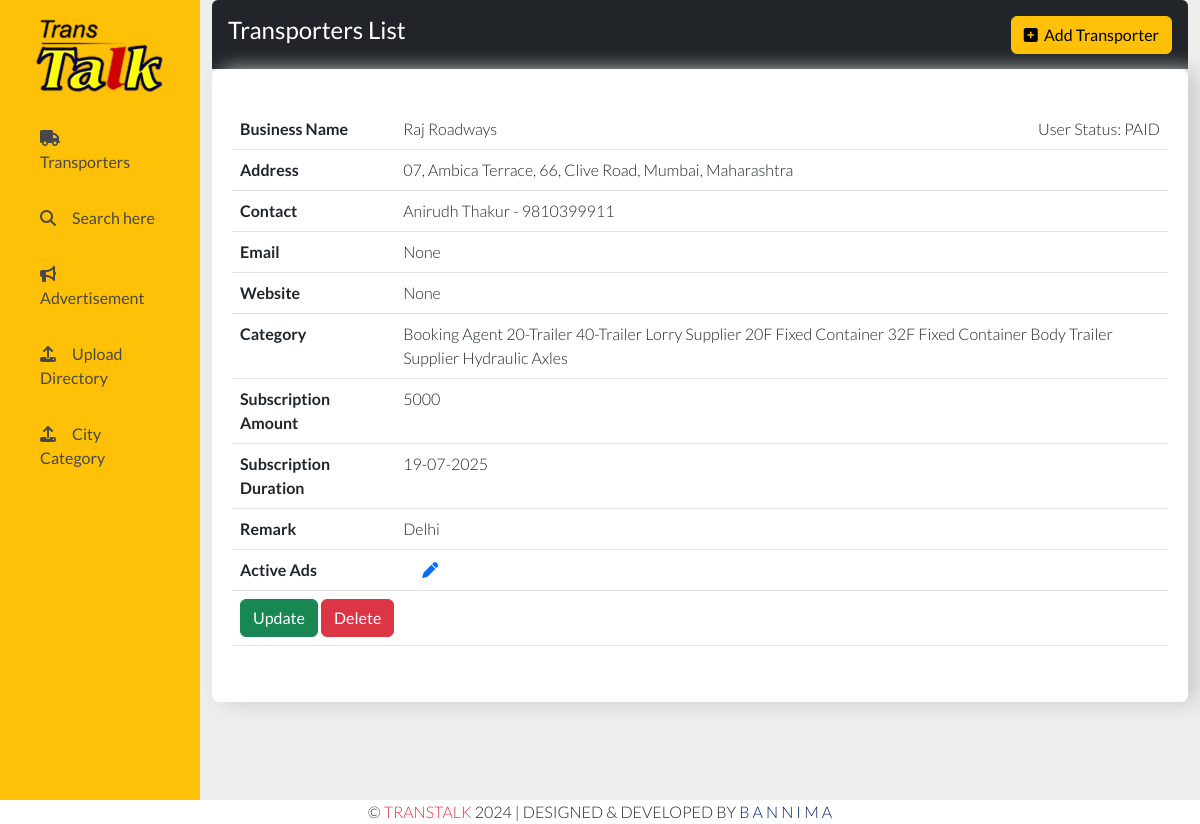
/supplier/profile/1, run on the app's committed database.
### vendor/models.py (models this page shows, shortened)
class VendorModel(models.Model):
    clientname = models.CharField(max_length=30, verbose_name= "Vendor Name", null = True, blank=True)
    businessname = models.CharField(max_length=150, null = True)
    address = models.CharField(max_length=150, null = True)
    local = models.CharField(max_length=30, blank=True)
    city = models.CharField(max_length=30, null = True)
    state = models.CharField(max_length=30, null = True)
    contact = models.CharField(max_length=100, null = True)
    fastconnect = models.IntegerField(default=None, null = True)
    email = models.EmailField(default="", null = True, blank=True)
    website = models.CharField(max_length=30, default = "", null = True, blank=True)
    remark = models.TextField(blank=True)
    services = models.TextField(blank=True)
    ad_status = models.CharField(max_length=4, null = True)
    user_status = models.CharField(max_length=4, null = True)
    payment = models.CharField(max_length=10, null=True, default=0)
    subscription_period = models.CharField(default="", null=True, max_length=10 )
    profile_status = models.CharField(default="SHOW", null=True, max_length=4 )
    column_status = models.CharField(max_length=30, default="")
    f2 = models.CharField(max_length=30, default="")
    f3 = models.CharField(max_length=30, default="")
    entry_via = models.CharField(max_length=4, default="sys")
    category= models.ManyToManyField(ServiceModel, related_name= 'servicemodeldetail')
    class Meta:
        db_table = "tb_vendor"

class ServiceModel(models.Model):
    servicename = models.CharField(max_length=30, default="")
    class Meta:
        db_table = "tb_service"

### vendor/views.py (the view)
# urls.py: path('supplier/profile/<int:pk>', v.ViewSupplier.as_view()),
class ViewSupplier(TemplateView):
    template_name = "supplier_profile.html"
    def get_context_data(self, *args, **kwargs):
        context = super().get_context_data(**kwargs)
        context['data'] = VendorModel.objects.get(id=kwargs['pk'])
        return context

### vendor/templates/supplier_profile.html
{% extends 'home.html' %}
{% block content %}
<section>
    <div class="p-3 rounded-top fw-bold bg-dark">
        <h4 class="text-white">
            Transporters List
            <span style="float: right;"><a href="{% url 'supplier-add' %}" class="btn btn-warning"> <i class="fa fa-plus-square" aria-hidden="true"></i>&nbsp; Add Transporter</a></span>
        </h4>
    </div>
    <div class="custome-container">
        <table class="table" id="profiledata">
            <tr>
                <th>Business Name</th>
                <td>{{data.businessname}}
                    <span style="float: right;">User Status: {{data.user_status}}</span>
                </td>
            </tr>
            <tr>
                <th>Address</th>
                <td>{{data.address}}, {{data.city}}, {{data.state}}</td>
            </tr>
            <tr>
                <th>Contact</th>
                <td>{{data.clientname}}&nbsp;-&nbsp;{{data.contact}}</td>
            </tr>
            <tr>
                <th>Email</th>
                <td>{{data.email}}</td>
            </tr>
            <tr>
                <th>Website</th>
                <td>{{data.website}}</td>
            </tr>
            <tr>
                <th>Category</th>
                <td>
                    {%for i in data.category.all%}
                        {{i.servicename}}
                    {%endfor%}
                </td>
            </tr>
            <tr>
                <th>Subscription Amount</th>
                <td>{{data.payment}}</td>
            </tr>
            <tr>
                <th>Subscription Duration</th>
                <td>{{data.subscription_period}}</td>
            </tr>
            <tr>
                <th>Remark</th>
                <td>{{data.remark}}</td>
            </tr>
            <tr>
                <th>Active Ads</th>
                <td>{{data.ad_status}} &emsp;
                    <a class=""><i class="fa-solid fa-pen"></i></a>
                </td>
            </tr>
            <tr>
                <th colspan="2">
                    <a href="{% url 'profile-update-form' data.id %}" class="btn btn-success">Update</a>
                    <a href="{% url 'su-profile-delete' data.id %}" class="btn btn-danger">Delete</a>
                </th>
            </tr>
        </table>
    </div>
</section>
{% endblock content %}

### data on the page
VendorModel: businessname "Raj Roadways", user_status "PAID", address "07, Ambica Terrace, 66, Clive Road", city "Mumbai", state "Maharashtra", clientname "Anirudh Thakur", contact "9810399911", email "None", website "None", payment "5000", subscription_period "19-07-2025", remark "Delhi"
ServiceModel: servicename "Booking Agent"
ServiceModel: servicename "20-Trailer"
ServiceModel: servicename "40-Trailer"
ServiceModel: servicename "Lorry Supplier"
ServiceModel: servicename "20F Fixed Container"
ServiceModel: servicename "32F Fixed Container"
ServiceModel: servicename "Body Trailer Supplier"
ServiceModel: servicename "Hydraulic Axles"
